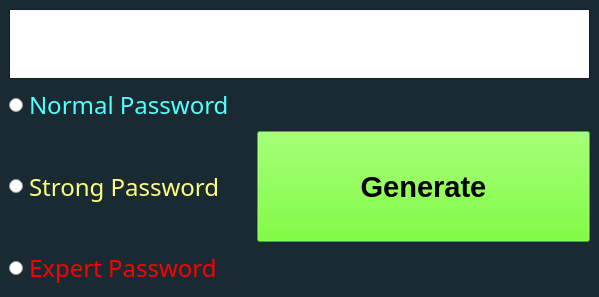
<?xml version="1.0" encoding="UTF-8"?>
<ui version="4.0">
 <class>MainWindow</class>
 <widget class="QMainWindow" name="MainWindow">
  <property name="geometry">
   <rect>
    <x>0</x>
    <y>0</y>
    <width>599</width>
    <height>280</height>
   </rect>
  </property>
  <property name="sizePolicy">
   <sizepolicy hsizetype="Preferred" vsizetype="Preferred">
    <horstretch>0</horstretch>
    <verstretch>0</verstretch>
   </sizepolicy>
  </property>
  <property name="palette">
   <palette>
    <active>
     <colorrole role="ButtonText">
      <brush brushstyle="SolidPattern">
       <color alpha="255">
        <red>242</red>
        <green>178</green>
        <blue>55</blue>
       </color>
      </brush>
     </colorrole>
     <colorrole role="Window">
      <brush brushstyle="SolidPattern">
       <color alpha="255">
        <red>25</red>
        <green>42</green>
        <blue>50</blue>
       </color>
      </brush>
     </colorrole>
    </active>
    <inactive>
     <colorrole role="ButtonText">
      <brush brushstyle="SolidPattern">
       <color alpha="255">
        <red>242</red>
        <green>178</green>
        <blue>55</blue>
       </color>
      </brush>
     </colorrole>
     <colorrole role="Window">
      <brush brushstyle="SolidPattern">
       <color alpha="255">
        <red>25</red>
        <green>42</green>
        <blue>50</blue>
       </color>
      </brush>
     </colorrole>
    </inactive>
    <disabled>
     <colorrole role="Base">
      <brush brushstyle="SolidPattern">
       <color alpha="255">
        <red>25</red>
        <green>42</green>
        <blue>50</blue>
       </color>
      </brush>
     </colorrole>
     <colorrole role="Window">
      <brush brushstyle="SolidPattern">
       <color alpha="255">
        <red>25</red>
        <green>42</green>
        <blue>50</blue>
       </color>
      </brush>
     </colorrole>
    </disabled>
   </palette>
  </property>
  <property name="windowTitle">
   <string>Password_Generator</string>
  </property>
  <widget class="QWidget" name="centralwidget">
   <layout class="QGridLayout" name="gridLayout">
    <item row="0" column="0" colspan="2">
     <widget class="QTextEdit" name="textEdit_1">
      <property name="sizePolicy">
       <sizepolicy hsizetype="Expanding" vsizetype="Expanding">
        <horstretch>0</horstretch>
        <verstretch>0</verstretch>
       </sizepolicy>
      </property>
      <property name="font">
       <font>
        <family>Tahoma</family>
        <pointsize>18</pointsize>
        <bold>true</bold>
       </font>
      </property>
     </widget>
    </item>
    <item row="5" column="1">
     <widget class="QPushButton" name="btn_1">
      <property name="sizePolicy">
       <sizepolicy hsizetype="Preferred" vsizetype="Expanding">
        <horstretch>111</horstretch>
        <verstretch>111</verstretch>
       </sizepolicy>
      </property>
      <property name="minimumSize">
       <size>
        <width>111</width>
        <height>111</height>
       </size>
      </property>
      <property name="maximumSize">
       <size>
        <width>333</width>
        <height>333</height>
       </size>
      </property>
      <property name="font">
       <font>
        <family>Segoe UI</family>
        <pointsize>22</pointsize>
        <italic>false</italic>
        <bold>true</bold>
       </font>
      </property>
      <property name="styleSheet">
       <string notr="true">QPushButton{
	font: 700 22pt &quot;Segoe UI&quot;;
background-color: rgb(85, 255, 0);
}
</string>
      </property>
      <property name="text">
       <string>Generate</string>
      </property>
     </widget>
    </item>
    <item row="2" column="0">
     <widget class="QRadioButton" name="rbtn_1">
      <property name="sizePolicy">
       <sizepolicy hsizetype="Minimum" vsizetype="Expanding">
        <horstretch>0</horstretch>
        <verstretch>0</verstretch>
       </sizepolicy>
      </property>
      <property name="palette">
       <palette>
        <active>
         <colorrole role="WindowText">
          <brush brushstyle="SolidPattern">
           <color alpha="255">
            <red>220</red>
            <green>162</green>
            <blue>50</blue>
           </color>
          </brush>
         </colorrole>
         <colorrole role="Text">
          <brush brushstyle="SolidPattern">
           <color alpha="255">
            <red>0</red>
            <green>0</green>
            <blue>0</blue>
           </color>
          </brush>
         </colorrole>
         <colorrole role="ButtonText">
          <brush brushstyle="SolidPattern">
           <color alpha="255">
            <red>85</red>
            <green>255</green>
            <blue>255</blue>
           </color>
          </brush>
         </colorrole>
         <colorrole role="PlaceholderText">
          <brush brushstyle="SolidPattern">
           <color alpha="128">
            <red>85</red>
            <green>255</green>
            <blue>255</blue>
           </color>
          </brush>
         </colorrole>
        </active>
        <inactive>
         <colorrole role="WindowText">
          <brush brushstyle="SolidPattern">
           <color alpha="255">
            <red>220</red>
            <green>162</green>
            <blue>50</blue>
           </color>
          </brush>
         </colorrole>
         <colorrole role="Text">
          <brush brushstyle="SolidPattern">
           <color alpha="255">
            <red>0</red>
            <green>0</green>
            <blue>0</blue>
           </color>
          </brush>
         </colorrole>
         <colorrole role="ButtonText">
          <brush brushstyle="SolidPattern">
           <color alpha="255">
            <red>85</red>
            <green>255</green>
            <blue>255</blue>
           </color>
          </brush>
         </colorrole>
         <colorrole role="PlaceholderText">
          <brush brushstyle="SolidPattern">
           <color alpha="128">
            <red>85</red>
            <green>255</green>
            <blue>255</blue>
           </color>
          </brush>
         </colorrole>
        </inactive>
        <disabled>
         <colorrole role="WindowText">
          <brush brushstyle="SolidPattern">
           <color alpha="255">
            <red>85</red>
            <green>255</green>
            <blue>255</blue>
           </color>
          </brush>
         </colorrole>
         <colorrole role="Text">
          <brush brushstyle="SolidPattern">
           <color alpha="255">
            <red>85</red>
            <green>255</green>
            <blue>255</blue>
           </color>
          </brush>
         </colorrole>
         <colorrole role="ButtonText">
          <brush brushstyle="SolidPattern">
           <color alpha="255">
            <red>85</red>
            <green>255</green>
            <blue>255</blue>
           </color>
          </brush>
         </colorrole>
         <colorrole role="PlaceholderText">
          <brush brushstyle="SolidPattern">
           <color alpha="128">
            <red>85</red>
            <green>255</green>
            <blue>255</blue>
           </color>
          </brush>
         </colorrole>
        </disabled>
       </palette>
      </property>
      <property name="font">
       <font>
        <family>Segoe UI Variable Text Semibold</family>
        <pointsize>18</pointsize>
        <italic>false</italic>
        <fontweight>DemiBold</fontweight>
       </font>
      </property>
      <property name="styleSheet">
       <string notr="true">font: 600 18pt &quot;Segoe UI Variable Text Semibold&quot;;
color: rgb(85, 255, 255);</string>
      </property>
      <property name="text">
       <string>Normal Password</string>
      </property>
     </widget>
    </item>
    <item row="6" column="0">
     <widget class="QRadioButton" name="rbtn_3">
      <property name="sizePolicy">
       <sizepolicy hsizetype="Minimum" vsizetype="Expanding">
        <horstretch>0</horstretch>
        <verstretch>0</verstretch>
       </sizepolicy>
      </property>
      <property name="palette">
       <palette>
        <active>
         <colorrole role="WindowText">
          <brush brushstyle="SolidPattern">
           <color alpha="255">
            <red>220</red>
            <green>162</green>
            <blue>50</blue>
           </color>
          </brush>
         </colorrole>
         <colorrole role="Text">
          <brush brushstyle="SolidPattern">
           <color alpha="255">
            <red>255</red>
            <green>0</green>
            <blue>0</blue>
           </color>
          </brush>
         </colorrole>
         <colorrole role="ButtonText">
          <brush brushstyle="SolidPattern">
           <color alpha="255">
            <red>255</red>
            <green>0</green>
            <blue>0</blue>
           </color>
          </brush>
         </colorrole>
         <colorrole role="PlaceholderText">
          <brush brushstyle="SolidPattern">
           <color alpha="128">
            <red>255</red>
            <green>0</green>
            <blue>0</blue>
           </color>
          </brush>
         </colorrole>
        </active>
        <inactive>
         <colorrole role="WindowText">
          <brush brushstyle="SolidPattern">
           <color alpha="255">
            <red>220</red>
            <green>162</green>
            <blue>50</blue>
           </color>
          </brush>
         </colorrole>
         <colorrole role="Text">
          <brush brushstyle="SolidPattern">
           <color alpha="255">
            <red>255</red>
            <green>0</green>
            <blue>0</blue>
           </color>
          </brush>
         </colorrole>
         <colorrole role="ButtonText">
          <brush brushstyle="SolidPattern">
           <color alpha="255">
            <red>255</red>
            <green>0</green>
            <blue>0</blue>
           </color>
          </brush>
         </colorrole>
         <colorrole role="PlaceholderText">
          <brush brushstyle="SolidPattern">
           <color alpha="128">
            <red>255</red>
            <green>0</green>
            <blue>0</blue>
           </color>
          </brush>
         </colorrole>
        </inactive>
        <disabled>
         <colorrole role="WindowText">
          <brush brushstyle="SolidPattern">
           <color alpha="255">
            <red>255</red>
            <green>0</green>
            <blue>0</blue>
           </color>
          </brush>
         </colorrole>
         <colorrole role="Text">
          <brush brushstyle="SolidPattern">
           <color alpha="255">
            <red>255</red>
            <green>0</green>
            <blue>0</blue>
           </color>
          </brush>
         </colorrole>
         <colorrole role="ButtonText">
          <brush brushstyle="SolidPattern">
           <color alpha="255">
            <red>255</red>
            <green>0</green>
            <blue>0</blue>
           </color>
          </brush>
         </colorrole>
         <colorrole role="PlaceholderText">
          <brush brushstyle="SolidPattern">
           <color alpha="128">
            <red>255</red>
            <green>0</green>
            <blue>0</blue>
           </color>
          </brush>
         </colorrole>
        </disabled>
       </palette>
      </property>
      <property name="font">
       <font>
        <family>Segoe UI Variable Text Semibold</family>
        <pointsize>18</pointsize>
        <italic>false</italic>
        <fontweight>DemiBold</fontweight>
       </font>
      </property>
      <property name="styleSheet">
       <string notr="true">font: 600 18pt &quot;Segoe UI Variable Text Semibold&quot;;
color: rgb(255, 0, 0);
</string>
      </property>
      <property name="text">
       <string>Expert Password</string>
      </property>
     </widget>
    </item>
    <item row="5" column="0">
     <widget class="QRadioButton" name="rbtn_2">
      <property name="sizePolicy">
       <sizepolicy hsizetype="Minimum" vsizetype="Expanding">
        <horstretch>0</horstretch>
        <verstretch>0</verstretch>
       </sizepolicy>
      </property>
      <property name="palette">
       <palette>
        <active>
         <colorrole role="WindowText">
          <brush brushstyle="SolidPattern">
           <color alpha="255">
            <red>220</red>
            <green>162</green>
            <blue>50</blue>
           </color>
          </brush>
         </colorrole>
         <colorrole role="Text">
          <brush brushstyle="SolidPattern">
           <color alpha="255">
            <red>255</red>
            <green>255</green>
            <blue>127</blue>
           </color>
          </brush>
         </colorrole>
         <colorrole role="ButtonText">
          <brush brushstyle="SolidPattern">
           <color alpha="255">
            <red>255</red>
            <green>255</green>
            <blue>127</blue>
           </color>
          </brush>
         </colorrole>
         <colorrole role="PlaceholderText">
          <brush brushstyle="SolidPattern">
           <color alpha="128">
            <red>255</red>
            <green>255</green>
            <blue>127</blue>
           </color>
          </brush>
         </colorrole>
        </active>
        <inactive>
         <colorrole role="WindowText">
          <brush brushstyle="SolidPattern">
           <color alpha="255">
            <red>220</red>
            <green>162</green>
            <blue>50</blue>
           </color>
          </brush>
         </colorrole>
         <colorrole role="Text">
          <brush brushstyle="SolidPattern">
           <color alpha="255">
            <red>255</red>
            <green>255</green>
            <blue>127</blue>
           </color>
          </brush>
         </colorrole>
         <colorrole role="ButtonText">
          <brush brushstyle="SolidPattern">
           <color alpha="255">
            <red>255</red>
            <green>255</green>
            <blue>127</blue>
           </color>
          </brush>
         </colorrole>
         <colorrole role="PlaceholderText">
          <brush brushstyle="SolidPattern">
           <color alpha="128">
            <red>255</red>
            <green>255</green>
            <blue>127</blue>
           </color>
          </brush>
         </colorrole>
        </inactive>
        <disabled>
         <colorrole role="WindowText">
          <brush brushstyle="SolidPattern">
           <color alpha="255">
            <red>255</red>
            <green>255</green>
            <blue>127</blue>
           </color>
          </brush>
         </colorrole>
         <colorrole role="Text">
          <brush brushstyle="SolidPattern">
           <color alpha="255">
            <red>255</red>
            <green>255</green>
            <blue>127</blue>
           </color>
          </brush>
         </colorrole>
         <colorrole role="ButtonText">
          <brush brushstyle="SolidPattern">
           <color alpha="255">
            <red>255</red>
            <green>255</green>
            <blue>127</blue>
           </color>
          </brush>
         </colorrole>
         <colorrole role="PlaceholderText">
          <brush brushstyle="SolidPattern">
           <color alpha="128">
            <red>255</red>
            <green>255</green>
            <blue>127</blue>
           </color>
          </brush>
         </colorrole>
        </disabled>
       </palette>
      </property>
      <property name="font">
       <font>
        <family>Segoe UI Variable Text Semibold</family>
        <pointsize>18</pointsize>
        <italic>false</italic>
        <fontweight>DemiBold</fontweight>
       </font>
      </property>
      <property name="styleSheet">
       <string notr="true">font: 600 18pt &quot;Segoe UI Variable Text Semibold&quot;;
color: rgb(255, 255, 127);</string>
      </property>
      <property name="text">
       <string>Strong Password</string>
      </property>
     </widget>
    </item>
   </layout>
  </widget>
 </widget>
 <resources/>
 <connections/>
</ui>
